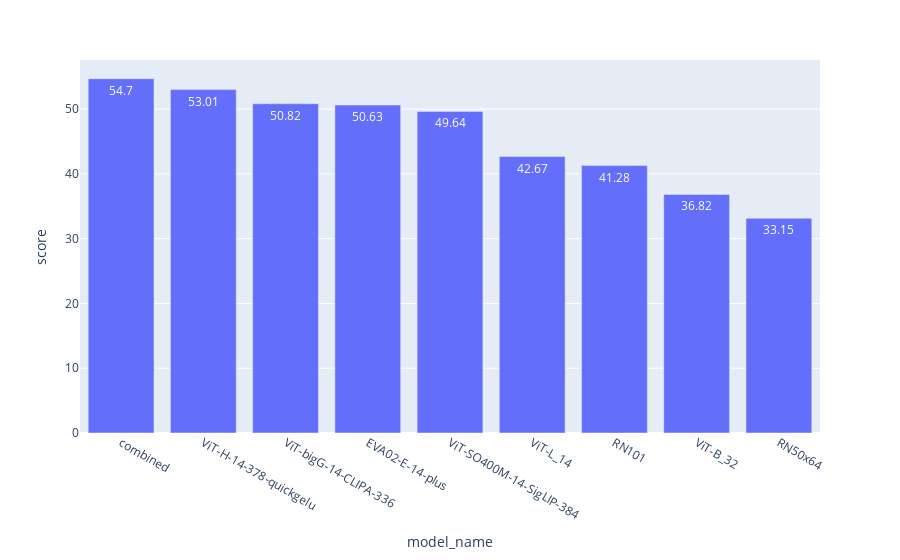

Write notebook code for a chart like this one.
### Code cell
fig = px.bar(diagonals_df,x='model_name', y='score', text_auto=True)
fig.show()

### Figure 1 — Plotly figure (JSON) as saved in the notebook; plotly's stock layout.template omitted (floating-point values rounded to 4 significant figures)
{"data": [{"alignmentgroup": "True", "hovertemplate": "model_name=%{x}<br>score=%{y}<extra></extra>", "legendgroup": "", "marker": {"color": "#636efa", "pattern": {"shape": ""}}, "name": "", "offsetgroup": "", "orientation": "v", "showlegend": false, "textposition": "auto", "texttemplate": "%{y}", "type": "bar", "x": ["combined", "ViT-H-14-378-quickgelu", "ViT-bigG-14-CLIPA-336", "EVA02-E-14-plus", "ViT-SO400M-14-SigLIP-384", "ViT-L_14", "RN101", "ViT-B_32", "RN50x64"], "xaxis": "x", "y": [54.7, 53.01, 50.82, 50.63, 49.64, 42.67, 41.28, 36.82, 33.15], "yaxis": "y"}], "layout": {"barmode": "relative", "legend": {"tracegroupgap": 0}, "margin": {"t": 60}, "xaxis": {"anchor": "y", "domain": [0, 1], "title": {"text": "model_name"}}, "yaxis": {"anchor": "x", "domain": [0, 1], "title": {"text": "score"}}}}
